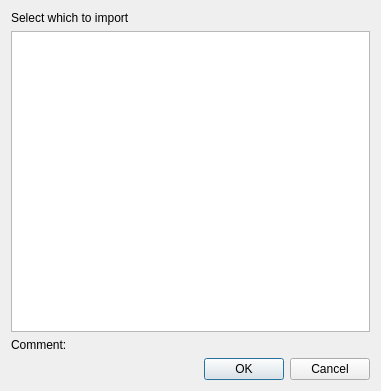
<?xml version="1.0" encoding="UTF-8"?>
<ui version="4.0">
 <class>Dialog</class>
 <widget class="QDialog" name="Dialog">
  <property name="geometry">
   <rect>
    <x>0</x>
    <y>0</y>
    <width>381</width>
    <height>391</height>
   </rect>
  </property>
  <property name="windowTitle">
   <string>Import mappings</string>
  </property>
  <layout class="QGridLayout" name="gridLayout_2">
   <item row="1" column="0">
    <layout class="QGridLayout" name="gridLayout">
     <item row="1" column="0">
      <widget class="QListWidget" name="listImportMap">
       <property name="sizePolicy">
        <sizepolicy hsizetype="Expanding" vsizetype="Expanding">
         <horstretch>0</horstretch>
         <verstretch>0</verstretch>
        </sizepolicy>
       </property>
      </widget>
     </item>
     <item row="3" column="0">
      <widget class="QDialogButtonBox" name="btnImportYesNo">
       <property name="orientation">
        <enum>Qt::Horizontal</enum>
       </property>
       <property name="standardButtons">
        <set>QDialogButtonBox::Cancel|QDialogButtonBox::Ok</set>
       </property>
      </widget>
     </item>
     <item row="2" column="0">
      <widget class="QLabel" name="lblImportComment">
       <property name="text">
        <string>Comment: </string>
       </property>
      </widget>
     </item>
    </layout>
   </item>
   <item row="0" column="0">
    <widget class="QLabel" name="label">
     <property name="text">
      <string>Select which to import</string>
     </property>
    </widget>
   </item>
  </layout>
 </widget>
 <resources/>
 <connections>
  <connection>
   <sender>btnImportYesNo</sender>
   <signal>accepted()</signal>
   <receiver>Dialog</receiver>
   <slot>accept()</slot>
   <hints>
    <hint type="sourcelabel">
     <x>248</x>
     <y>254</y>
    </hint>
    <hint type="destinationlabel">
     <x>157</x>
     <y>274</y>
    </hint>
   </hints>
  </connection>
  <connection>
   <sender>btnImportYesNo</sender>
   <signal>rejected()</signal>
   <receiver>Dialog</receiver>
   <slot>reject()</slot>
   <hints>
    <hint type="sourcelabel">
     <x>316</x>
     <y>260</y>
    </hint>
    <hint type="destinationlabel">
     <x>286</x>
     <y>274</y>
    </hint>
   </hints>
  </connection>
 </connections>
</ui>
